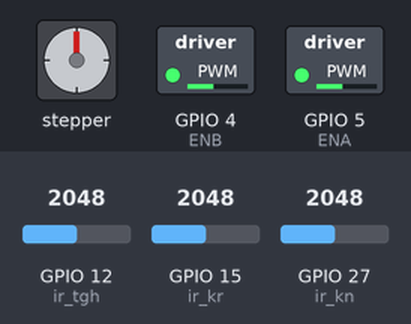
The sketch below on a simulated ESP32. On the bench: stepper motor, switched loads named in the sketch (green lamp = pin HIGH). Wiring (inferred from the names in the program): stepper motor (2048 steps per turn assumed): coils GPIO 16, GPIO 17, GPIO 18, GPIO 19. The inputs (shaded band) are chosen by the test bench; at power-on: GPIO 12 (ir_tgh) = 2048, GPIO 15 (ir_kr) = 2048, GPIO 27 (ir_kn) = 2048. Pins used as bus, display or sensor lines are not drawn; what the sketch prints to the serial monitor is not drawn.

Above: at 1.2 s.
1.3 s: GPIO 12 (ir_tgh) set to 2951
2.8 s: GPIO 12 (ir_tgh) set to 3058
At 3.9 s:
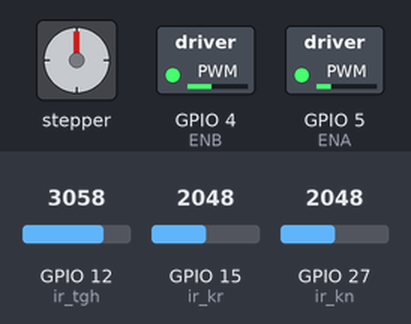
7.3 s: GPIO 12 (ir_tgh) set to 2960
At 8.1 s:
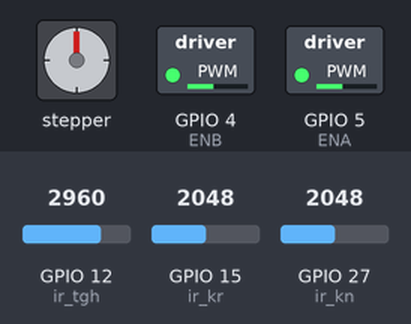
8.8 s: GPIO 12 (ir_tgh) set to 3040
At 9.5 s:
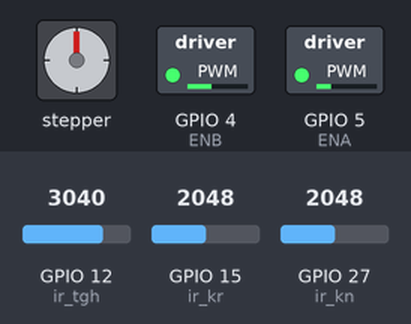
Timing chart, 0 to 11.3 s (numbered marks = the images above; inputs shaded):
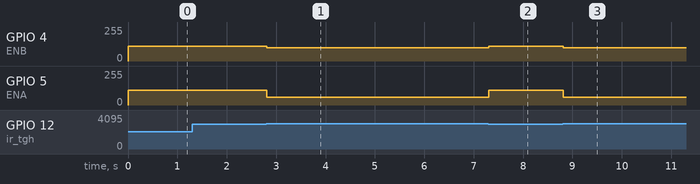

Measured:
- the behaviour switches between 3000 and 3001 on GPIO 12 (ir_tgh) (found by bisection; images 0 and 1)
- after the input at 2.8 s, GPIO 4 (ENB): 110/255 → 100/255 at once; GPIO 5 (ENA): 110/255 → 60/255 at once
- after the input at 7.3 s, GPIO 4 (ENB): 100/255 → 110/255 at once; GPIO 5 (ENA): 60/255 → 110/255 at once
- after the input at 8.8 s, GPIO 4 (ENB): 110/255 → 100/255 at once; GPIO 5 (ENA): 110/255 → 60/255 at once

The sketch:

Trial_1.ino
```cpp
// define library
#include <AccelStepper.h>

// define motor driver pin
#define IN1 16
#define IN2 17
#define IN3 18
#define IN4 19
#define ENA 5
#define ENB 4
// define encoder pin
#define left_psignal_A 22
#define left_psignal_B 23
#define right_psignal_A 33
#define right_psignal_B 34
// define motor stepper pin (could be skipped)
#define step_IN1 32
#define step_IN2 33
#define step_IN3 25
#define step_IN4 26
// define ir analog output pin in esp32
#define ir_tkr 14
#define ir_tgh 12
#define ir_tkn 13
#define ir_kr 15
#define ir_kn 27

//defining motor variable
int speed = 80;
int max_speed = 100, min_speed = 60;
int speedL, speedR;

// Define the AccelStepper interface type; 4 wire motor in half step mode:
#define MotorInterfaceType 8

// Initialize with pin sequence IN1-IN3-IN2-IN4 for using the AccelStepper library with 28BYJ-48 stepper motor:
AccelStepper stepper = AccelStepper(MotorInterfaceType, step_IN1, step_IN3, step_IN2, step_IN4);

// Define sensor variable
long int tkr, tgh, tkn, kr, kn;
int count;

void setup() {
  // put your setup code here, to run once:
  pinMode(IN1, OUTPUT);
  pinMode(IN2, OUTPUT);
  pinMode(IN3, OUTPUT);
  pinMode(IN4, OUTPUT);
  pinMode(ENA, OUTPUT);
  pinMode(ENB, OUTPUT);
  pinMode(left_psignal_A, INPUT);
  pinMode(left_psignal_B, INPUT);
  pinMode(right_psignal_A, INPUT);
  pinMode(right_psignal_B, INPUT);
  pinMode(ir_tkr, INPUT);
  pinMode(ir_tgh, INPUT);
  pinMode(ir_tkn, INPUT);
  pinMode(ir_kr, INPUT);
  pinMode(ir_kn, INPUT);
  Serial.begin(115200);
  // Set the maximum steps per second:
  stepper.setMaxSpeed(1000);
  stepper.setAcceleration(100);
  stepper.setSpeed(300);
}

void read_ir(){
  // tkr = analogRead(ir_tkr);
  tgh = analogRead(ir_tgh);
  // tkn = analogRead(ir_tkn);
  kr = analogRead(ir_kr);
  kn = analogRead(ir_kn);
  Serial.print(kr);
  Serial.print(" ");
  // Serial.print(tkr);
  // Serial.print(" ");
  Serial.print(tgh);
  Serial.print(" ");
  // Serial.print(tkn);
  // Serial.print(" ");
  Serial.println(kn);
}

int move_forward(int l_speed, int r_speed){
  digitalWrite(IN1, HIGH);
  digitalWrite(IN2, LOW);
  digitalWrite(IN3, HIGH);
  digitalWrite(IN4, LOW);
  analogWrite(ENA, l_speed);
  analogWrite(ENB, r_speed);
}

int turn_right(int l_speed, int r_speed){
  digitalWrite(IN1, HIGH);
  digitalWrite(IN2, LOW);
  digitalWrite(IN3, LOW);
  digitalWrite(IN4, HIGH);
  analogWrite(ENA, l_speed);
  analogWrite(ENB, r_speed);
}

int turn_left(int l_speed, int r_speed){
  digitalWrite(IN1, LOW);
  digitalWrite(IN2, HIGH);
  digitalWrite(IN3, HIGH);
  digitalWrite(IN4, LOW);
  analogWrite(ENA, l_speed);
  analogWrite(ENB, r_speed);
}

void test_stepper(){
    stepper.moveTo(2038);
    stepper.run();
    // delay(10000);
    // stepper.moveTo(-2038);
    // stepper.run();
}

int set_point = 2047;
double rd_err, ld_err;
double l_Err = 0, lsum_err = 0, llast_err = 0;
double r_Err = 0, rsum_err = 0, rlast_err = 0;
double Kp = 0.2;       // Proporsional
double Ki = 0;      // Integral
double Kd = 0;      // Diferensial
double Ts = 1;        // Time sampling

void test_PID_left(){
  l_Err = set_point - tkr;        // Error
  ld_err = l_Err - llast_err;         // Delta Error (Selisih error sekarang e(t) dengan error sebelumya e(t-1))
  lsum_err += llast_err;                 // Akumulasi
  double P = Kp * l_Err;                 // Kontrol proporsional
  double I = Ki * lsum_err * Ts;          // Kontrol integral
  double D = ((Kd / Ts) * ld_err);   // Kontrol derivative
  llast_err = l_Err;                        // Error sebelumnya
  double PID_left = P + I + D;                    // Output PID
  speedL = speed - PID_left;     // Motor Kiri
  speedR = speed + PID_left;     // Motor Kanan
  if(speedL < min_speed){
    speedL = min_speed;
  }
  else if(speedL > max_speed){
    speedL = max_speed;
  }
  if(speedR < min_speed){
    speedR = min_speed;
  }
  else if(speedR > max_speed){
    speedR = max_speed;
  }
  move_forward(speedL, speedR);
}

void test_PID_right(){
  r_Err = set_point - tkn;        // Error
  rd_err = r_Err - rlast_err;         // Delta Error (Selisih error sekarang e(t) dengan error sebelumya e(t-1))
  rsum_err += rlast_err;                 // Akumulasi error
  double P = Kp * r_Err;                 // Kontrol proporsional
  double I = Ki * rsum_err * Ts;          // Kontrol integral
  double D = ((Kd / Ts) * rd_err);   // Kontrol derivative
  rlast_err = r_Err;                        // Error sebelumnya
  double PID_right = P + I + D;                    // Output PID
  speedL = speed + PID_right;     // Motor Kiri
  speedR = speed - PID_right;     // Motor Kanan
  if(speedL < min_speed){
    speedL = min_speed;
  }
  else if(speedL > max_speed){
    speedL = max_speed;
  }
  if(speedR < min_speed){
    speedR = min_speed;
  }
  else if(speedR > max_speed){
    speedR = max_speed;
  }
  move_forward(speedL, speedR);
}

void line_follow(){
  if (tkr > set_point){
    test_PID_left();
  }
  else if (tkn > set_point){
    test_PID_right();
  }
}

void line_detected(){
  if (kr < kn){
    turn_right(speed+30, speed+30);      // left side
    // turn_left(speed-30, speed-30);     // right side
    delay(100);
  }
  else{
    turn_left(speed+30, speed+30);      // left side
    // turn_right(speed-30, speed-30);     // right side
    delay(100);
  }
}

void loop() {
  // put your main code here, to run repeatedly:
  read_ir();
  // if (tgh < 3000){
  //   if (count < 5){
  //     move_forward(speed, speed);
  //   }
  //   else if (count == 5){
  //     line_detected();
  //   }
  // }
  // else if(tgh >= 3000){
  //   if (count < 5){
    //   move_forward(speed, speed);
    //   count++;
    // }
    // else if(count == 5){
    // line_follow();
    // }
  // }
  if (tgh <= 3000){
    line_detected();
  }
  else if (tgh > 3000){
    test_PID_left();
  }

  // move_forward(speed, speed);
  // test_stepper();
}
```
